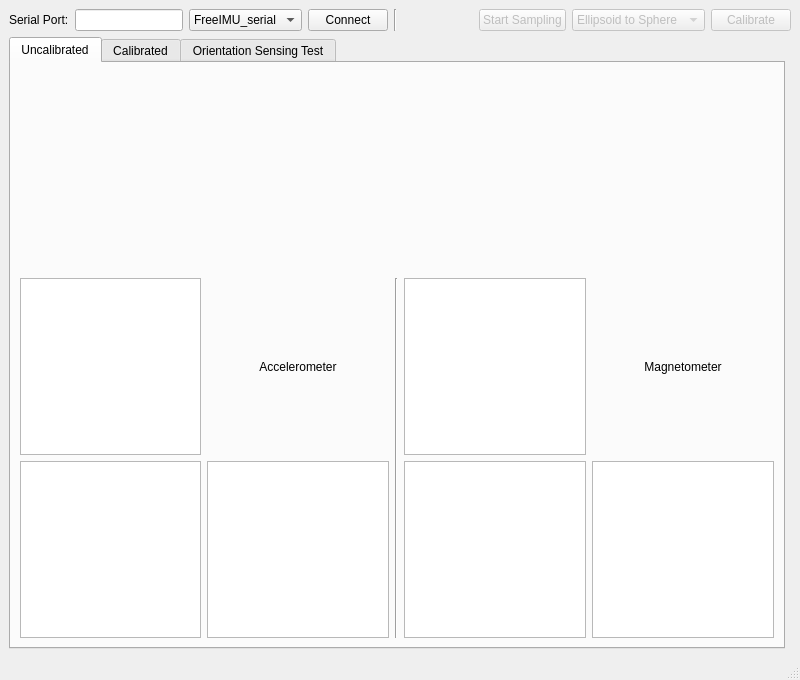
<?xml version="1.0" encoding="UTF-8"?>
<ui version="4.0">
 <class>FreeIMUCal</class>
 <widget class="QMainWindow" name="FreeIMUCal">
  <property name="geometry">
   <rect>
    <x>0</x>
    <y>0</y>
    <width>800</width>
    <height>680</height>
   </rect>
  </property>
  <property name="sizePolicy">
   <sizepolicy hsizetype="Fixed" vsizetype="Fixed">
    <horstretch>0</horstretch>
    <verstretch>0</verstretch>
   </sizepolicy>
  </property>
  <property name="minimumSize">
   <size>
    <width>800</width>
    <height>600</height>
   </size>
  </property>
  <property name="maximumSize">
   <size>
    <width>800</width>
    <height>680</height>
   </size>
  </property>
  <property name="windowTitle">
   <string>FreeIMU Calibration Application</string>
  </property>
  <property name="documentMode">
   <bool>false</bool>
  </property>
  <widget class="QWidget" name="centralwidget">
   <property name="sizePolicy">
    <sizepolicy hsizetype="Maximum" vsizetype="Maximum">
     <horstretch>0</horstretch>
     <verstretch>0</verstretch>
    </sizepolicy>
   </property>
   <layout class="QGridLayout" name="gridLayout_8">
    <item row="0" column="0" rowspan="2" colspan="2">
     <layout class="QGridLayout" name="gridLayout" rowstretch="0">
      <property name="sizeConstraint">
       <enum>QLayout::SetDefaultConstraint</enum>
      </property>
      <item row="0" column="4">
       <widget class="Line" name="line_2">
        <property name="orientation">
         <enum>Qt::Vertical</enum>
        </property>
       </widget>
      </item>
      <item row="0" column="7">
       <widget class="QPushButton" name="samplingToggleButton">
        <property name="enabled">
         <bool>false</bool>
        </property>
        <property name="toolTip">
         <string>Toggle Start/Stop sampling of sensor data from the IMU</string>
        </property>
        <property name="text">
         <string>Start Sampling</string>
        </property>
        <property name="autoDefault">
         <bool>false</bool>
        </property>
        <property name="default">
         <bool>false</bool>
        </property>
        <property name="flat">
         <bool>false</bool>
        </property>
       </widget>
      </item>
      <item row="0" column="1">
       <widget class="QLineEdit" name="serialPortEdit"/>
      </item>
      <item row="0" column="9">
       <widget class="QPushButton" name="calibrateButton">
        <property name="enabled">
         <bool>false</bool>
        </property>
        <property name="toolTip">
         <string>Run calibration algorithm over the data collected</string>
        </property>
        <property name="text">
         <string>Calibrate</string>
        </property>
       </widget>
      </item>
      <item row="0" column="0">
       <widget class="QLabel" name="label">
        <property name="text">
         <string>Serial Port:</string>
        </property>
       </widget>
      </item>
      <item row="0" column="8">
       <widget class="QComboBox" name="calAlgorithmComboBox">
        <property name="enabled">
         <bool>false</bool>
        </property>
        <property name="toolTip">
         <string>&lt;html&gt;&lt;head/&gt;&lt;body&gt;&lt;p&gt;Calibration Algorithm used.&lt;/p&gt;&lt;/body&gt;&lt;/html&gt;</string>
        </property>
        <item>
         <property name="text">
          <string>Ellipsoid to Sphere</string>
         </property>
        </item>
       </widget>
      </item>
      <item row="0" column="3">
       <widget class="QPushButton" name="connectButton">
        <property name="toolTip">
         <string>Connect or Disconnect from the Arduino</string>
        </property>
        <property name="text">
         <string>Connect</string>
        </property>
       </widget>
      </item>
      <item row="0" column="6">
       <spacer name="horizontalSpacer">
        <property name="orientation">
         <enum>Qt::Horizontal</enum>
        </property>
        <property name="sizeHint" stdset="0">
         <size>
          <width>40</width>
          <height>20</height>
         </size>
        </property>
       </spacer>
      </item>
      <item row="0" column="2">
       <widget class="QComboBox" name="serialProtocol">
        <property name="enabled">
         <bool>true</bool>
        </property>
        <property name="toolTip">
         <string>Serial Protocol to Communicate with IMU</string>
        </property>
        <item>
         <property name="text">
          <string>FreeIMU_serial</string>
         </property>
        </item>
       </widget>
      </item>
     </layout>
    </item>
    <item row="1" column="1" rowspan="2">
     <widget class="Line" name="line">
      <property name="orientation">
       <enum>Qt::Horizontal</enum>
      </property>
     </widget>
    </item>
    <item row="2" column="0">
     <widget class="QTabWidget" name="tabWidget">
      <property name="currentIndex">
       <number>0</number>
      </property>
      <widget class="QWidget" name="uncalibratedTab">
       <attribute name="title">
        <string>Uncalibrated</string>
       </attribute>
       <layout class="QGridLayout" name="gridLayout_6">
        <item row="0" column="0">
         <layout class="QGridLayout" name="gridLayout_4" rowstretch="0,0">
          <property name="sizeConstraint">
           <enum>QLayout::SetMaximumSize</enum>
          </property>
          <item row="1" column="1">
           <widget class="Line" name="line_3">
            <property name="lineWidth">
             <number>1</number>
            </property>
            <property name="orientation">
             <enum>Qt::Vertical</enum>
            </property>
           </widget>
          </item>
          <item row="1" column="2">
           <layout class="QGridLayout" name="gridLayout_3" columnstretch="0,0">
            <property name="sizeConstraint">
             <enum>QLayout::SetFixedSize</enum>
            </property>
            <item row="0" column="0">
             <widget class="PlotWidget" name="magnXY">
              <property name="sizePolicy">
               <sizepolicy hsizetype="Expanding" vsizetype="Expanding">
                <horstretch>0</horstretch>
                <verstretch>1</verstretch>
               </sizepolicy>
              </property>
             </widget>
            </item>
            <item row="1" column="0">
             <widget class="PlotWidget" name="magnYZ">
              <property name="sizePolicy">
               <sizepolicy hsizetype="Expanding" vsizetype="Expanding">
                <horstretch>0</horstretch>
                <verstretch>1</verstretch>
               </sizepolicy>
              </property>
             </widget>
            </item>
            <item row="1" column="1">
             <widget class="PlotWidget" name="magnZX">
              <property name="sizePolicy">
               <sizepolicy hsizetype="Expanding" vsizetype="Expanding">
                <horstretch>0</horstretch>
                <verstretch>1</verstretch>
               </sizepolicy>
              </property>
             </widget>
            </item>
            <item row="0" column="1">
             <widget class="QLabel" name="label_3">
              <property name="text">
               <string>Magnetometer</string>
              </property>
              <property name="alignment">
               <set>Qt::AlignCenter</set>
              </property>
             </widget>
            </item>
           </layout>
          </item>
          <item row="1" column="0">
           <layout class="QGridLayout" name="gridLayout_5">
            <item row="0" column="1">
             <widget class="QLabel" name="label_2">
              <property name="text">
               <string>Accelerometer</string>
              </property>
              <property name="alignment">
               <set>Qt::AlignCenter</set>
              </property>
             </widget>
            </item>
            <item row="1" column="0">
             <widget class="PlotWidget" name="accYZ">
              <property name="sizePolicy">
               <sizepolicy hsizetype="Expanding" vsizetype="Expanding">
                <horstretch>0</horstretch>
                <verstretch>1</verstretch>
               </sizepolicy>
              </property>
             </widget>
            </item>
            <item row="1" column="1">
             <widget class="PlotWidget" name="accZX">
              <property name="sizePolicy">
               <sizepolicy hsizetype="Expanding" vsizetype="Expanding">
                <horstretch>0</horstretch>
                <verstretch>1</verstretch>
               </sizepolicy>
              </property>
             </widget>
            </item>
            <item row="0" column="0">
             <widget class="PlotWidget" name="accXY">
              <property name="sizePolicy">
               <sizepolicy hsizetype="Expanding" vsizetype="Expanding">
                <horstretch>0</horstretch>
                <verstretch>1</verstretch>
               </sizepolicy>
              </property>
             </widget>
            </item>
           </layout>
          </item>
          <item row="0" column="0">
           <widget class="GLViewWidget" name="acc3D" native="true">
            <property name="minimumSize">
             <size>
              <width>300</width>
              <height>200</height>
             </size>
            </property>
           </widget>
          </item>
          <item row="0" column="2">
           <widget class="GLViewWidget" name="magn3D" native="true">
            <property name="minimumSize">
             <size>
              <width>300</width>
              <height>0</height>
             </size>
            </property>
           </widget>
          </item>
         </layout>
        </item>
       </layout>
      </widget>
      <widget class="QWidget" name="calibratedTab">
       <attribute name="title">
        <string>Calibrated</string>
       </attribute>
       <layout class="QGridLayout" name="gridLayout_9">
        <item row="1" column="0">
         <layout class="QHBoxLayout" name="horizontalLayout">
          <item>
           <widget class="QGroupBox" name="groupBox">
            <property name="title">
             <string>Accelerometer</string>
            </property>
            <property name="alignment">
             <set>Qt::AlignLeading|Qt::AlignLeft|Qt::AlignVCenter</set>
            </property>
            <property name="flat">
             <bool>false</bool>
            </property>
            <property name="checkable">
             <bool>false</bool>
            </property>
            <layout class="QGridLayout" name="gridLayout_7">
             <item row="0" column="0">
              <layout class="QFormLayout" name="formLayout_3">
               <property name="sizeConstraint">
                <enum>QLayout::SetNoConstraint</enum>
               </property>
               <property name="fieldGrowthPolicy">
                <enum>QFormLayout::ExpandingFieldsGrow</enum>
               </property>
               <property name="labelAlignment">
                <set>Qt::AlignLeading|Qt::AlignLeft|Qt::AlignVCenter</set>
               </property>
               <item row="0" column="0">
                <widget class="QLabel" name="label_14">
                 <property name="text">
                  <string>Offset X</string>
                 </property>
                </widget>
               </item>
               <item row="0" column="1">
                <widget class="QLineEdit" name="calRes_acc_OSx"/>
               </item>
               <item row="1" column="0">
                <widget class="QLabel" name="label_15">
                 <property name="text">
                  <string>Offset Y</string>
                 </property>
                </widget>
               </item>
               <item row="1" column="1">
                <widget class="QLineEdit" name="calRes_acc_OSy">
                 <property name="sizePolicy">
                  <sizepolicy hsizetype="Expanding" vsizetype="Expanding">
                   <horstretch>0</horstretch>
                   <verstretch>0</verstretch>
                  </sizepolicy>
                 </property>
                </widget>
               </item>
               <item row="2" column="0">
                <widget class="QLabel" name="label_16">
                 <property name="text">
                  <string>Offset Z</string>
                 </property>
                </widget>
               </item>
               <item row="2" column="1">
                <widget class="QLineEdit" name="calRes_acc_OSz"/>
               </item>
               <item row="3" column="0">
                <widget class="QLabel" name="label_17">
                 <property name="text">
                  <string>Scale X</string>
                 </property>
                </widget>
               </item>
               <item row="3" column="1">
                <widget class="QLineEdit" name="calRes_acc_SCx"/>
               </item>
               <item row="4" column="0">
                <widget class="QLabel" name="label_18">
                 <property name="text">
                  <string>Scale Y</string>
                 </property>
                </widget>
               </item>
               <item row="4" column="1">
                <widget class="QLineEdit" name="calRes_acc_SCy"/>
               </item>
               <item row="5" column="0">
                <widget class="QLabel" name="label_19">
                 <property name="text">
                  <string>Scale Z</string>
                 </property>
                </widget>
               </item>
               <item row="5" column="1">
                <widget class="QLineEdit" name="calRes_acc_SCz"/>
               </item>
              </layout>
             </item>
            </layout>
           </widget>
          </item>
          <item>
           <widget class="QGroupBox" name="groupBox_2">
            <property name="title">
             <string>Magnetometer</string>
            </property>
            <layout class="QGridLayout" name="gridLayout_2">
             <item row="0" column="0">
              <layout class="QFormLayout" name="formLayout_5">
               <property name="sizeConstraint">
                <enum>QLayout::SetNoConstraint</enum>
               </property>
               <property name="fieldGrowthPolicy">
                <enum>QFormLayout::ExpandingFieldsGrow</enum>
               </property>
               <property name="labelAlignment">
                <set>Qt::AlignLeading|Qt::AlignLeft|Qt::AlignVCenter</set>
               </property>
               <item row="0" column="0">
                <widget class="QLabel" name="label_27">
                 <property name="text">
                  <string>Offset X</string>
                 </property>
                </widget>
               </item>
               <item row="0" column="1">
                <widget class="QLineEdit" name="calRes_magn_OSx"/>
               </item>
               <item row="1" column="0">
                <widget class="QLabel" name="label_28">
                 <property name="text">
                  <string>Offset Y</string>
                 </property>
                </widget>
               </item>
               <item row="1" column="1">
                <widget class="QLineEdit" name="calRes_magn_OSy">
                 <property name="sizePolicy">
                  <sizepolicy hsizetype="Expanding" vsizetype="Expanding">
                   <horstretch>0</horstretch>
                   <verstretch>0</verstretch>
                  </sizepolicy>
                 </property>
                </widget>
               </item>
               <item row="2" column="0">
                <widget class="QLabel" name="label_29">
                 <property name="text">
                  <string>Offset Z</string>
                 </property>
                </widget>
               </item>
               <item row="2" column="1">
                <widget class="QLineEdit" name="calRes_magn_OSz"/>
               </item>
               <item row="3" column="0">
                <widget class="QLabel" name="label_30">
                 <property name="text">
                  <string>Scale X</string>
                 </property>
                </widget>
               </item>
               <item row="3" column="1">
                <widget class="QLineEdit" name="calRes_magn_SCx"/>
               </item>
               <item row="4" column="0">
                <widget class="QLabel" name="label_31">
                 <property name="text">
                  <string>Scale Y</string>
                 </property>
                </widget>
               </item>
               <item row="4" column="1">
                <widget class="QLineEdit" name="calRes_magn_SCy"/>
               </item>
               <item row="5" column="0">
                <widget class="QLabel" name="label_32">
                 <property name="text">
                  <string>Scale Z</string>
                 </property>
                </widget>
               </item>
               <item row="5" column="1">
                <widget class="QLineEdit" name="calRes_magn_SCz"/>
               </item>
              </layout>
             </item>
            </layout>
           </widget>
          </item>
         </layout>
        </item>
        <item row="2" column="0">
         <layout class="QHBoxLayout" name="horizontalLayout_2">
          <item>
           <widget class="QPushButton" name="saveCalibrationEEPROMButton">
            <property name="enabled">
             <bool>false</bool>
            </property>
            <property name="toolTip">
             <string>Store the calibration parameters to the microcontroller EEPROM</string>
            </property>
            <property name="text">
             <string>Save to EEPROM</string>
            </property>
           </widget>
          </item>
          <item>
           <widget class="QPushButton" name="saveCalibrationHeaderButton">
            <property name="enabled">
             <bool>false</bool>
            </property>
            <property name="toolTip">
             <string>Store the calibration parameters in an header .h file. When such header is active the EEPROM calibration storage code is disabled thus saving program and data memory.</string>
            </property>
            <property name="text">
             <string>Save to calibration.h</string>
            </property>
           </widget>
          </item>
         </layout>
        </item>
        <item row="0" column="0" colspan="2">
         <layout class="QHBoxLayout" name="horizontalLayout_3">
          <item>
           <widget class="QTabWidget" name="tabWidget_2">
            <property name="tabPosition">
             <enum>QTabWidget::South</enum>
            </property>
            <property name="tabShape">
             <enum>QTabWidget::Rounded</enum>
            </property>
            <property name="currentIndex">
             <number>3</number>
            </property>
            <property name="usesScrollButtons">
             <bool>true</bool>
            </property>
            <property name="documentMode">
             <bool>false</bool>
            </property>
            <property name="tabsClosable">
             <bool>false</bool>
            </property>
            <property name="movable">
             <bool>false</bool>
            </property>
            <widget class="QWidget" name="tab">
             <attribute name="title">
              <string>Acc XY</string>
             </attribute>
             <layout class="QGridLayout" name="gridLayout_12">
              <property name="leftMargin">
               <number>0</number>
              </property>
              <property name="topMargin">
               <number>0</number>
              </property>
              <property name="rightMargin">
               <number>0</number>
              </property>
              <property name="bottomMargin">
               <number>0</number>
              </property>
              <item row="0" column="0">
               <widget class="PlotWidget" name="accXY_cal">
                <property name="sizePolicy">
                 <sizepolicy hsizetype="Expanding" vsizetype="Expanding">
                  <horstretch>0</horstretch>
                  <verstretch>1</verstretch>
                 </sizepolicy>
                </property>
               </widget>
              </item>
             </layout>
            </widget>
            <widget class="QWidget" name="tab_4">
             <attribute name="title">
              <string>Acc YZ</string>
             </attribute>
             <layout class="QGridLayout" name="gridLayout_13">
              <property name="leftMargin">
               <number>0</number>
              </property>
              <property name="topMargin">
               <number>0</number>
              </property>
              <property name="rightMargin">
               <number>0</number>
              </property>
              <property name="bottomMargin">
               <number>0</number>
              </property>
              <item row="0" column="0">
               <widget class="PlotWidget" name="accYZ_cal">
                <property name="sizePolicy">
                 <sizepolicy hsizetype="Expanding" vsizetype="Expanding">
                  <horstretch>0</horstretch>
                  <verstretch>1</verstretch>
                 </sizepolicy>
                </property>
               </widget>
              </item>
             </layout>
            </widget>
            <widget class="QWidget" name="tab_3">
             <attribute name="title">
              <string>Acc ZX</string>
             </attribute>
             <layout class="QGridLayout" name="gridLayout_14">
              <property name="leftMargin">
               <number>0</number>
              </property>
              <property name="topMargin">
               <number>0</number>
              </property>
              <property name="rightMargin">
               <number>0</number>
              </property>
              <property name="bottomMargin">
               <number>0</number>
              </property>
              <item row="0" column="0">
               <widget class="PlotWidget" name="accZX_cal">
                <property name="sizePolicy">
                 <sizepolicy hsizetype="Expanding" vsizetype="Expanding">
                  <horstretch>0</horstretch>
                  <verstretch>1</verstretch>
                 </sizepolicy>
                </property>
               </widget>
              </item>
             </layout>
            </widget>
            <widget class="QWidget" name="tab_7">
             <attribute name="title">
              <string>Acc 3D</string>
             </attribute>
             <layout class="QGridLayout" name="gridLayout_11">
              <property name="leftMargin">
               <number>0</number>
              </property>
              <property name="topMargin">
               <number>0</number>
              </property>
              <property name="rightMargin">
               <number>0</number>
              </property>
              <property name="bottomMargin">
               <number>0</number>
              </property>
              <item row="0" column="0">
               <widget class="GLViewWidget" name="acc3D_cal" native="true"/>
              </item>
             </layout>
            </widget>
           </widget>
          </item>
          <item>
           <widget class="QTabWidget" name="tabWidget_3">
            <property name="tabPosition">
             <enum>QTabWidget::South</enum>
            </property>
            <property name="tabShape">
             <enum>QTabWidget::Rounded</enum>
            </property>
            <property name="currentIndex">
             <number>3</number>
            </property>
            <property name="usesScrollButtons">
             <bool>true</bool>
            </property>
            <property name="documentMode">
             <bool>false</bool>
            </property>
            <property name="tabsClosable">
             <bool>false</bool>
            </property>
            <property name="movable">
             <bool>false</bool>
            </property>
            <widget class="QWidget" name="tab_2">
             <attribute name="title">
              <string>Magn XY</string>
             </attribute>
             <layout class="QGridLayout" name="gridLayout_15">
              <property name="leftMargin">
               <number>0</number>
              </property>
              <property name="topMargin">
               <number>0</number>
              </property>
              <property name="rightMargin">
               <number>0</number>
              </property>
              <property name="bottomMargin">
               <number>0</number>
              </property>
              <item row="0" column="0">
               <widget class="PlotWidget" name="magnXY_cal">
                <property name="sizePolicy">
                 <sizepolicy hsizetype="Expanding" vsizetype="Expanding">
                  <horstretch>0</horstretch>
                  <verstretch>1</verstretch>
                 </sizepolicy>
                </property>
               </widget>
              </item>
             </layout>
            </widget>
            <widget class="QWidget" name="tab_5">
             <attribute name="title">
              <string>Magn YZ</string>
             </attribute>
             <layout class="QGridLayout" name="gridLayout_16">
              <property name="leftMargin">
               <number>0</number>
              </property>
              <property name="topMargin">
               <number>0</number>
              </property>
              <property name="rightMargin">
               <number>0</number>
              </property>
              <property name="bottomMargin">
               <number>0</number>
              </property>
              <item row="0" column="0">
               <widget class="PlotWidget" name="magnYZ_cal">
                <property name="sizePolicy">
                 <sizepolicy hsizetype="Expanding" vsizetype="Expanding">
                  <horstretch>0</horstretch>
                  <verstretch>1</verstretch>
                 </sizepolicy>
                </property>
               </widget>
              </item>
             </layout>
            </widget>
            <widget class="QWidget" name="tab_6">
             <attribute name="title">
              <string>Magn ZX</string>
             </attribute>
             <layout class="QGridLayout" name="gridLayout_17">
              <property name="leftMargin">
               <number>0</number>
              </property>
              <property name="topMargin">
               <number>0</number>
              </property>
              <property name="rightMargin">
               <number>0</number>
              </property>
              <property name="bottomMargin">
               <number>0</number>
              </property>
              <item row="0" column="0">
               <widget class="PlotWidget" name="magnZX_cal">
                <property name="sizePolicy">
                 <sizepolicy hsizetype="Expanding" vsizetype="Expanding">
                  <horstretch>0</horstretch>
                  <verstretch>1</verstretch>
                 </sizepolicy>
                </property>
               </widget>
              </item>
             </layout>
            </widget>
            <widget class="QWidget" name="tab_8">
             <attribute name="title">
              <string>Magn 3D</string>
             </attribute>
             <layout class="QGridLayout" name="gridLayout_10">
              <property name="leftMargin">
               <number>0</number>
              </property>
              <property name="topMargin">
               <number>0</number>
              </property>
              <property name="rightMargin">
               <number>0</number>
              </property>
              <property name="bottomMargin">
               <number>0</number>
              </property>
              <item row="0" column="0">
               <widget class="GLViewWidget" name="magn3D_cal" native="true"/>
              </item>
             </layout>
            </widget>
           </widget>
          </item>
         </layout>
        </item>
        <item row="3" column="0">
         <layout class="QHBoxLayout" name="horizontalLayout_4">
          <item>
           <widget class="QPushButton" name="clearCalibrationEEPROMButton">
            <property name="enabled">
             <bool>false</bool>
            </property>
            <property name="toolTip">
             <string>&lt;html&gt;&lt;head/&gt;&lt;body&gt;&lt;p&gt;Clear any calibration parameter from the microcontroller EEPROM&lt;/p&gt;&lt;/body&gt;&lt;/html&gt;</string>
            </property>
            <property name="text">
             <string>Clear EEPROM</string>
            </property>
           </widget>
          </item>
         </layout>
        </item>
       </layout>
      </widget>
      <widget class="QWidget" name="tab_9">
       <attribute name="title">
        <string>Orientation Sensing Test</string>
       </attribute>
       <widget class="QLabel" name="label_4">
        <property name="geometry">
         <rect>
          <x>290</x>
          <y>270</y>
          <width>261</width>
          <height>16</height>
         </rect>
        </property>
        <property name="text">
         <string>To Be Implemented</string>
        </property>
       </widget>
      </widget>
     </widget>
    </item>
   </layout>
  </widget>
  <widget class="QStatusBar" name="statusbar"/>
 </widget>
 <customwidgets>
  <customwidget>
   <class>PlotWidget</class>
   <extends>QGraphicsView</extends>
   <header>plotwidget.h</header>
  </customwidget>
  <customwidget>
   <class>GLViewWidget</class>
   <extends>QWidget</extends>
   <header>glviewwidget.h</header>
   <container>1</container>
  </customwidget>
 </customwidgets>
 <resources/>
 <connections/>
</ui>
